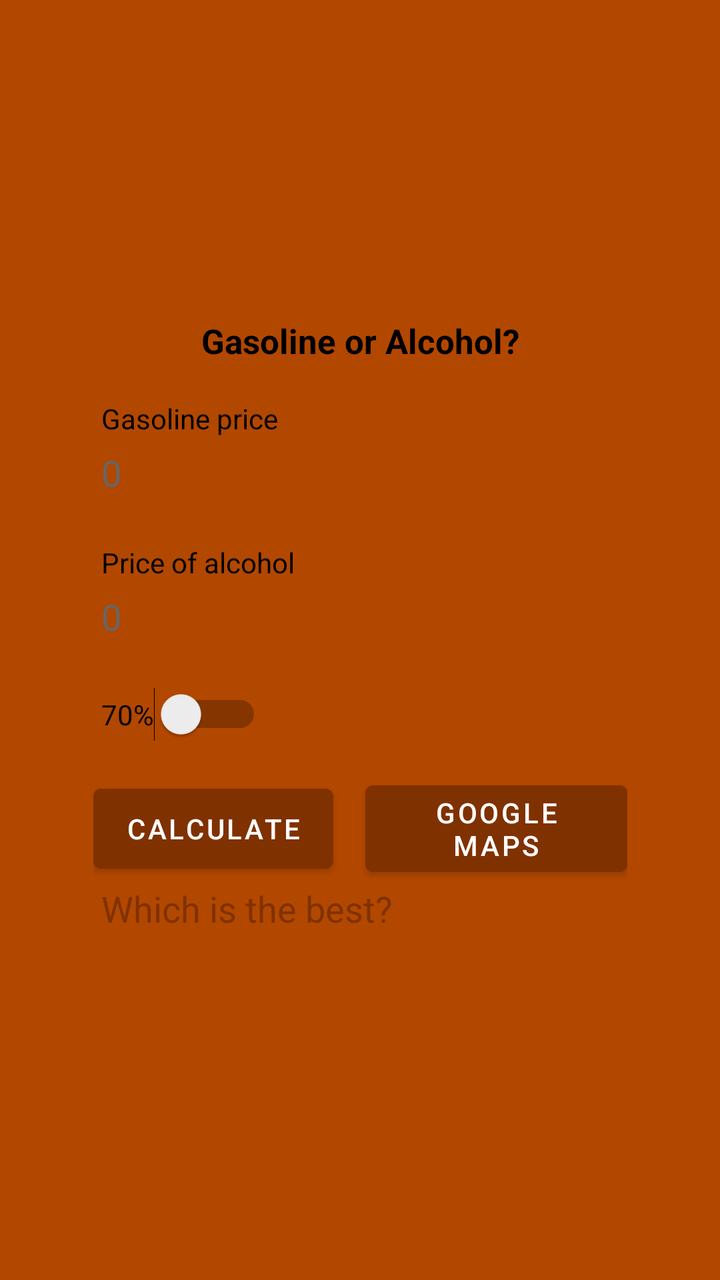
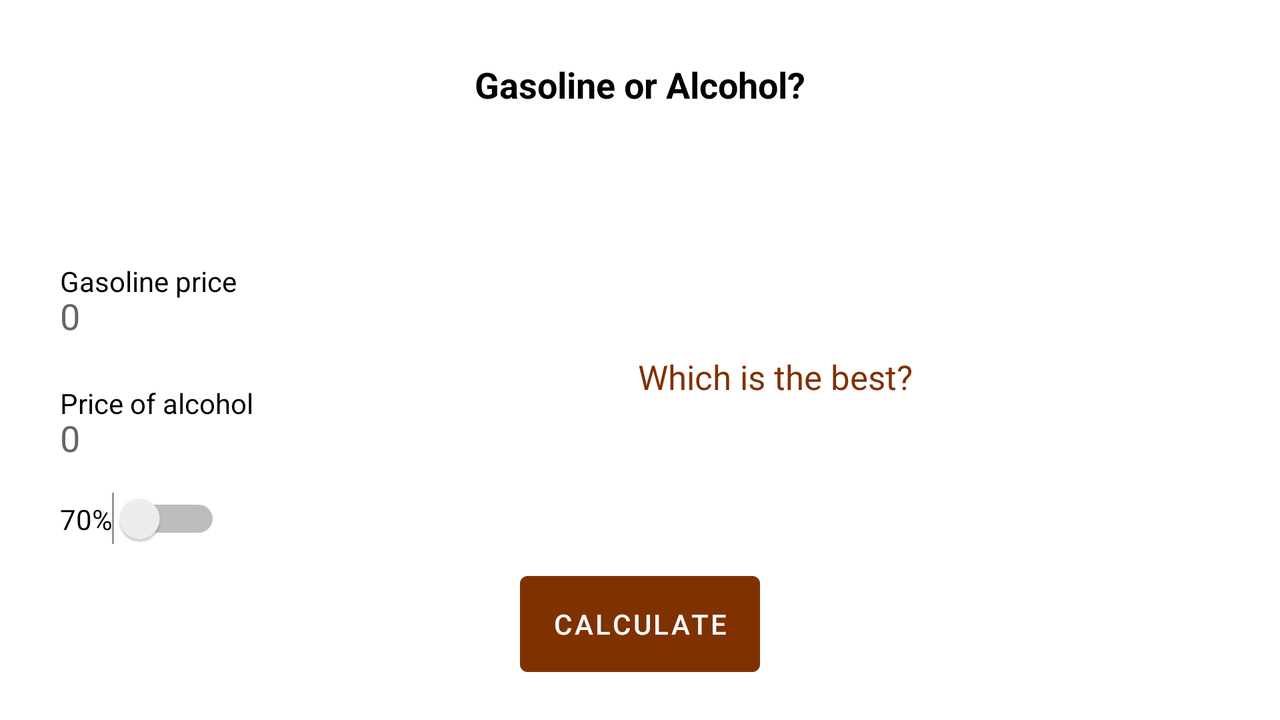

Two renders of one Android screen. The first uses the default layout on a phone; the second uses the alternative layout the repository ships for a different screen configuration, on a matching device. The two XML files are below.
<!-- AndroidManifest.xml: application theme Theme.AlcoolOuGasolina -->
<!-- res/layout/activity_main.xml -->
<?xml version="1.0" encoding="utf-8"?>
<androidx.constraintlayout.widget.ConstraintLayout xmlns:android="http://schemas.android.com/apk/res/android"
    xmlns:app="http://schemas.android.com/apk/res-auto"
    xmlns:tools="http://schemas.android.com/tools"
    android:layout_width="match_parent"
    android:layout_height="match_parent"
    android:background="#87C4CB"
    android:backgroundTint="?attr/colorSecondaryVariant"
    tools:context=".MainActivity">

    <LinearLayout
        android:layout_width="307dp"
        android:layout_height="550dp"
        android:layout_marginStart="@dimen/container_margin_start"
        android:layout_marginTop="@dimen/container_margin_top"
        android:layout_marginEnd="@dimen/container_margin_end"
        android:layout_marginBottom="@dimen/container_margin_bottom"
        android:background="@drawable/rounded_layout"
        android:backgroundTint="?android:backgroundTint"
        android:orientation="vertical"
        app:layout_constraintBottom_toBottomOf="parent"
        app:layout_constraintEnd_toEndOf="parent"
        app:layout_constraintStart_toStartOf="parent"
        app:layout_constraintTop_toTopOf="parent">

        <ImageView
            android:id="@+id/imageView"
            android:layout_width="140dp"
            android:layout_height="114dp"
            android:layout_gravity="center_horizontal"
            android:contentDescription="@string/uma_bomba_de_gasolina_ilustrando_o_app"
            android:paddingVertical="@dimen/imageview_padding_vertical"
            android:textAlignment="center"
            app:srcCompat="@mipmap/ic_launcher_foreground" />

        <TextView
            android:id="@+id/titulo"
            android:layout_width="wrap_content"
            android:layout_height="wrap_content"
            android:layout_gravity="center_horizontal"
            android:text="@string/gasolina_ou_lcool"
            android:textAlignment="center"
            android:textColor="?attr/highContrastTextColor"
            android:textSize="@dimen/titulo_text_size"
            android:textStyle="bold" />

        <TextView
            android:id="@+id/labelGasolina"
            android:layout_width="wrap_content"
            android:layout_height="wrap_content"
            android:layout_marginStart="@dimen/textmsg_margin_start"
            android:layout_marginTop="@dimen/label_margin_top"
            android:text="@string/pre_o_da_gasolina"
            android:textColor="?attr/highContrastTextColor" />

        <EditText
            android:id="@+id/edGasolina"
            android:layout_width="match_parent"
            android:layout_height="@dimen/edittext_height"
            android:layout_marginStart="@dimen/textmsg_margin_start"
            android:layout_marginEnd="24dp"
            android:background="@drawable/edittext_background"
            android:backgroundTint="@color/material_on_surface_stroke"
            android:hint="@string/_0"
            android:inputType="numberDecimal"
            android:autofillHints="" />

        <TextView
            android:id="@+id/labelAlcool"
            android:layout_width="wrap_content"
            android:layout_height="wrap_content"
            android:layout_marginStart="@dimen/textmsg_margin_start"
            android:layout_marginTop="@dimen/label_margin_top"
            android:text="@string/pre_o_do_lcool"
            android:textColor="?attr/highContrastTextColor" />

        <EditText
            android:id="@+id/edAlcool"
            android:layout_width="match_parent"
            android:layout_height="@dimen/edittext_height"
            android:layout_marginStart="@dimen/textmsg_margin_start"
            android:layout_marginEnd="24dp"
            android:background="@drawable/edittext_background"
            android:backgroundTint="@color/material_on_surface_stroke"
            android:hint="@string/_0"
            android:inputType="numberDecimal"
            android:autofillHints="" />

        <Switch
            android:id="@+id/swPercentual"
            android:layout_width="wrap_content"
            android:layout_height="wrap_content"
            android:layout_marginStart="@dimen/textmsg_margin_start"
            android:layout_marginTop="@dimen/switch_margin_top"
            android:text="@string/percentual_70"
            tools:ignore="UseSwitchCompatOrMaterialXml" />

        <LinearLayout
            android:layout_width="wrap_content"
            android:layout_height="wrap_content"
            android:layout_gravity="center"
            android:layout_marginTop="16dp"
            android:layout_marginHorizontal="20dp"
            android:gravity="center"
            android:orientation="horizontal">

            <Button
                android:id="@+id/btCalcular"
                android:layout_width="wrap_content"
                android:layout_height="@dimen/button_height"
                android:layout_marginEnd="16dp"
                android:backgroundTint="?attr/colorSecondary"
                android:text="@string/calcular" />

            <Button
                android:id="@+id/btnOpenMaps"
                android:layout_width="wrap_content"
                android:layout_height="wrap_content"
                android:backgroundTint="?attr/colorSecondary"
                android:text="@string/google_maps"
                tools:ignore="HardcodedText" />
        </LinearLayout>

        <TextView
            android:id="@+id/textMsg"
            android:layout_width="257dp"
            android:layout_height="@dimen/textmsg_height"
            android:layout_marginStart="@dimen/textmsg_margin_start"
            android:layout_marginEnd="@dimen/textmsg_margin_end"
            android:text="@string/qual_a_melhor"
            android:textColor="?attr/colorSecondary"
            android:textSize="@dimen/textmsg_text_size" />

    </LinearLayout>
</androidx.constraintlayout.widget.ConstraintLayout>
<!-- resources referenced by this layout -->
<resources>
  <!-- from res/values-xhdpi/ -->
  <dimen name="button_height">52dp</dimen>
  <!-- from res/values-xhdpi/ -->
  <dimen name="container_margin_bottom">24dp</dimen>
  <!-- from res/values-xhdpi/ -->
  <dimen name="container_margin_end">24dp</dimen>
  <!-- from res/values-xhdpi/ -->
  <dimen name="container_margin_start">24dp</dimen>
  <!-- from res/values-xhdpi/ -->
  <dimen name="container_margin_top">24dp</dimen>
  <!-- from res/values-xhdpi/ -->
  <dimen name="edittext_height">35dp</dimen>
  <!-- from res/values-xhdpi/ -->
  <dimen name="imageview_padding_vertical">12dp</dimen>
  <!-- from res/values-xhdpi/ -->
  <dimen name="label_margin_top">18dp</dimen>
  <!-- from res/values-xhdpi/ -->
  <dimen name="switch_margin_top">18dp</dimen>
  <!-- from res/values-xhdpi/ -->
  <dimen name="textmsg_height">100dp</dimen>
  <!-- from res/values-xhdpi/ -->
  <dimen name="textmsg_margin_end">24dp</dimen>
  <!-- from res/values-xhdpi/ -->
  <dimen name="textmsg_margin_start">24dp</dimen>
  <!-- from res/values-xhdpi/ -->
  <dimen name="textmsg_text_size">18sp</dimen>
  <!-- from res/values-xhdpi/ -->
  <dimen name="titulo_text_size">17sp</dimen>
  <string name="_0">0</string>
  <string name="calcular">Calculate</string>
  <string name="gasolina_ou_lcool">Gasoline or Alcohol?</string>
  <string name="google_maps">Google Maps</string>
  <string name="percentual_70">70%</string>
  <string name="pre_o_da_gasolina">Gasoline price</string>
  <string name="pre_o_do_lcool">Price of alcohol</string>
  <string name="qual_a_melhor">Which is the best?</string>
  <string name="uma_bomba_de_gasolina_ilustrando_o_app">A gas pump illustrating the app</string>
  <style name="Theme.AlcoolOuGasolina" parent="Theme.MaterialComponents.DayNight.DarkActionBar">
          
          <item name="colorPrimary">#803100</item>
          <item name="colorPrimaryVariant">#C06040</item>
          <item name="colorOnPrimary">#FFFFFF</item>
          <item name="colorPrimaryDark">#1F1F1F</item>
  
          
          <item name="colorSecondary">#803100</item>
          <item name="colorSecondaryVariant">#B24700</item>
          <item name="colorOnSecondary">#FFFFFF</item>
  
          
          <item name="android:statusBarColor">#B24700</item>
  
          
          <item name="android:textColorPrimary">#1F1F1F</item>
          <item name="android:textColorHint">#666666</item>
          <item name="android:backgroundTint">#FFFFFF</item>
  
          
          <item name="highContrastTextColor">#000000</item>
          <item name="highContrastSecondaryTextColor">#FF0000</item>
          <item name="android:textColor">?attr/highContrastTextColor</item>
      </style>
</resources>
<!-- res/layout-land/activity_main.xml (the repository's variant of the layout above) -->
<!-- drawn on the phone turned sideways -->
<?xml version="1.0" encoding="utf-8"?>
<androidx.constraintlayout.widget.ConstraintLayout
    xmlns:android="http://schemas.android.com/apk/res/android"
    xmlns:app="http://schemas.android.com/apk/res-auto"
    xmlns:tools="http://schemas.android.com/tools"
    android:layout_width="match_parent"
    android:layout_height="match_parent"
    android:background="#87C4CB"
    tools:context=".MainActivity">

    
    <LinearLayout
        android:layout_width="wrap_content"
        android:layout_height="wrap_content"
        android:orientation="vertical"
        app:layout_constraintTop_toTopOf="parent"
        app:layout_constraintStart_toStartOf="parent"
        app:layout_constraintEnd_toEndOf="parent"
        app:layout_constraintHorizontal_bias="0.5"
        android:layout_marginTop="@dimen/container_margin_top"
        android:layout_marginBottom="@dimen/titulo_margin_bottom">

        <TextView
            android:id="@+id/titulo"
            android:layout_width="wrap_content"
            android:layout_height="wrap_content"
            android:layout_gravity="center_horizontal"
            android:text="@string/gasolina_ou_lcool"
            android:textAlignment="center"
            android:textColor="?attr/highContrastTextColor"
            android:textSize="@dimen/titulo_text_size"
            android:textStyle="bold" />
    </LinearLayout>

    <LinearLayout
        android:id="@+id/linearLayout"
        android:layout_width="259dp"
        android:layout_height="141dp"
        android:layout_marginStart="@dimen/container_margin_start"
        android:layout_marginEnd="@dimen/container_margin_end"
        android:layout_marginBottom="@dimen/container_margin_bottom"
        android:orientation="vertical"
        app:layout_constraintBottom_toTopOf="@id/btCalcular"
        app:layout_constraintEnd_toStartOf="@id/textMsg"
        app:layout_constraintHorizontal_bias="0.0"
        app:layout_constraintStart_toStartOf="parent"
        app:layout_constraintTop_toBottomOf="@id/titulo"
        app:layout_constraintVertical_bias="0.404"
        tools:ignore="NotSibling">

        <TextView
            android:id="@+id/labelGasolina"
            android:layout_width="wrap_content"
            android:layout_height="wrap_content"
            android:text="@string/pre_o_da_gasolina"
            android:textColor="?attr/highContrastTextColor" />

        <EditText
            android:id="@+id/edGasolina"
            android:layout_width="match_parent"
            android:layout_height="@dimen/edittext_height"
            android:background="@drawable/edittext_background"
            android:backgroundTint="@color/material_on_surface_stroke"
            android:hint="@string/_0"
            android:inputType="numberDecimal" />

        <TextView
            android:id="@+id/labelAlcool"
            android:layout_width="wrap_content"
            android:layout_height="wrap_content"
            android:layout_marginTop="@dimen/label_margin_top"
            android:text="@string/pre_o_do_lcool"
            android:textColor="?attr/highContrastTextColor" />

        <EditText
            android:id="@+id/edAlcool"
            android:layout_width="match_parent"
            android:layout_height="@dimen/edittext_height"
            android:background="@drawable/edittext_background"
            android:backgroundTint="@color/material_on_surface_stroke"
            android:hint="@string/_0"
            android:inputType="numberDecimal" />

        <Switch
            android:id="@+id/swPercentual"
            android:layout_width="wrap_content"
            android:layout_height="wrap_content"
            android:layout_marginTop="@dimen/switch_margin_top"
            android:text="@string/percentual_70" />
    </LinearLayout>

    

    <TextView
        android:id="@+id/textMsg"
        android:layout_width="0dp"
        android:layout_height="@dimen/textmsg_height"
        android:layout_marginEnd="@dimen/textmsg_margin_end"
        android:layout_marginBottom="@dimen/textmsg_margin_bottom"
        android:text="@string/qual_a_melhor"
        android:textColor="?attr/colorSecondary"
        android:textSize="@dimen/textmsg_text_size"
        app:layout_constraintBottom_toTopOf="@id/btCalcular"
        app:layout_constraintEnd_toEndOf="parent"
        app:layout_constraintStart_toEndOf="@id/linearLayout"
        app:layout_constraintHorizontal_bias="0.5" />

    <Button
        android:id="@+id/btCalcular"
        android:layout_width="wrap_content"
        android:layout_height="@dimen/button_height"
        android:layout_marginBottom="@dimen/button_margin_bottom"
        android:backgroundTint="?attr/colorSecondary"
        android:text="@string/calcular"
        app:layout_constraintBottom_toBottomOf="parent"
        app:layout_constraintEnd_toEndOf="parent"
        app:layout_constraintStart_toStartOf="parent"
        app:layout_constraintHorizontal_bias="0.5" />
</androidx.constraintlayout.widget.ConstraintLayout>
<!-- resources referenced by the variant -->
<!-- as the phone turned sideways resolves them -->
<resources>
  <!-- from res/values-land-xhdpi/ -->
  <dimen name="button_height">60dp</dimen>
  <!-- from res/values-land-xhdpi/ -->
  <dimen name="button_margin_bottom">18dp</dimen>
  <!-- from res/values-land-xhdpi/ -->
  <dimen name="container_margin_bottom">10dp</dimen>
  <!-- from res/values-land-xhdpi/ -->
  <dimen name="container_margin_end">30dp</dimen>
  <!-- from res/values-land-xhdpi/ -->
  <dimen name="container_margin_start">30dp</dimen>
  <!-- from res/values-land-xhdpi/ -->
  <dimen name="container_margin_top">30dp</dimen>
  <!-- from res/values-land-xhdpi/ -->
  <dimen name="edittext_height">20dp</dimen>
  <!-- from res/values-land-xhdpi/ -->
  <dimen name="label_margin_top">22sp</dimen>
  <!-- from res/values-land-xhdpi/ -->
  <dimen name="switch_margin_top">15dp</dimen>
  <!-- from res/values-land-xhdpi/ -->
  <dimen name="textmsg_height">70dp</dimen>
  <!-- from res/values-land-xhdpi/ -->
  <dimen name="textmsg_margin_bottom">35dp</dimen>
  <!-- from res/values-land-xhdpi/ -->
  <dimen name="textmsg_margin_end">30dp</dimen>
  <!-- from res/values-land-xhdpi/ -->
  <dimen name="textmsg_text_size">17sp</dimen>
  <!-- from res/values-land-xhdpi/ -->
  <dimen name="titulo_margin_bottom">18dp</dimen>
  <!-- from res/values-land-xhdpi/ -->
  <dimen name="titulo_text_size">18sp</dimen>
  <string name="_0">0</string>
  <string name="calcular">Calculate</string>
  <string name="gasolina_ou_lcool">Gasoline or Alcohol?</string>
  <string name="percentual_70">70%</string>
  <string name="pre_o_da_gasolina">Gasoline price</string>
  <string name="pre_o_do_lcool">Price of alcohol</string>
  <string name="qual_a_melhor">Which is the best?</string>
  <style name="Theme.AlcoolOuGasolina" parent="Theme.MaterialComponents.DayNight.DarkActionBar">
          
          <item name="colorPrimary">#803100</item>
          <item name="colorPrimaryVariant">#C06040</item>
          <item name="colorOnPrimary">#FFFFFF</item>
          <item name="colorPrimaryDark">#1F1F1F</item>
  
          
          <item name="colorSecondary">#803100</item>
          <item name="colorSecondaryVariant">#B24700</item>
          <item name="colorOnSecondary">#FFFFFF</item>
  
          
          <item name="android:statusBarColor">#B24700</item>
  
          
          <item name="android:textColorPrimary">#1F1F1F</item>
          <item name="android:textColorHint">#666666</item>
          <item name="android:backgroundTint">#FFFFFF</item>
  
          
          <item name="highContrastTextColor">#000000</item>
          <item name="highContrastSecondaryTextColor">#FF0000</item>
          <item name="android:textColor">?attr/highContrastTextColor</item>
      </style>
</resources>
